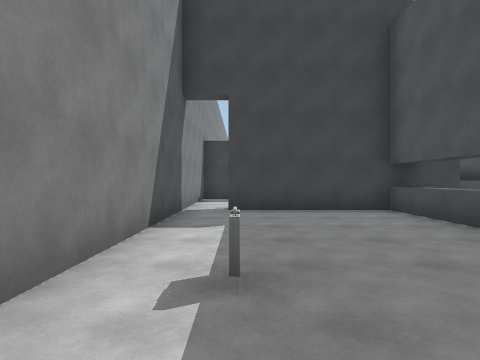
View 1 (above)

24 first-person views from a walk through a scene from a Unity 3-D project. The camera is 1.3 m above the floor, looks level and sees 75° across. The floor is counted in squares, 2 m on a side. Each view is taken from the middle of a square. On the plan, view 1 faces up. The plan holds only what a view shows up to about 10 squares ahead; the rest is blank. The place goes on beyond the plan. The player is left out.

View 2
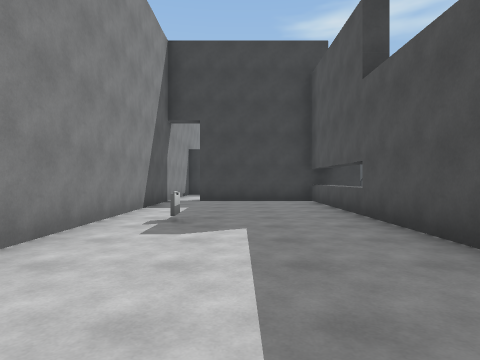

View 3
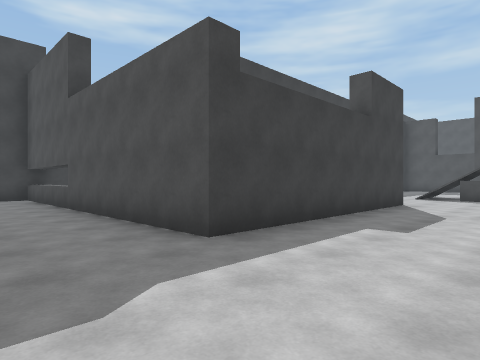

View 4
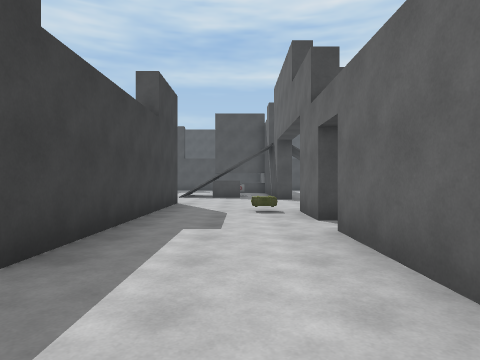

View 5
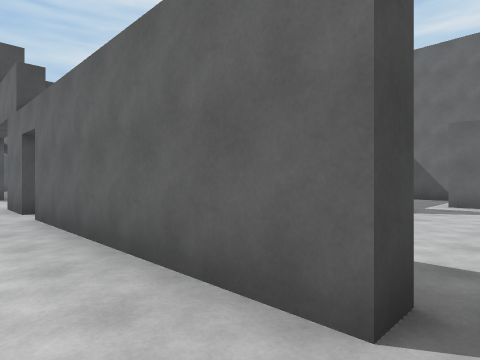

View 6
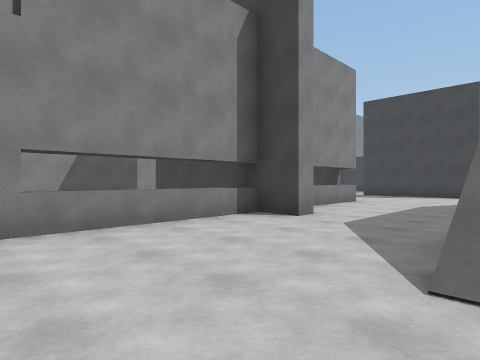

View 7
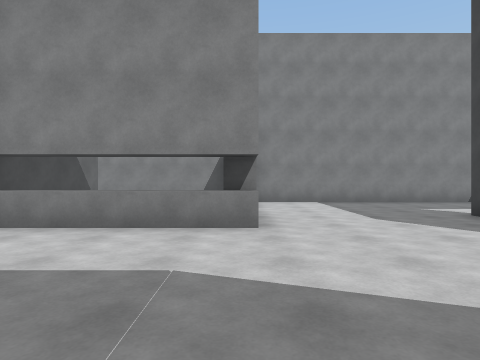

View 8
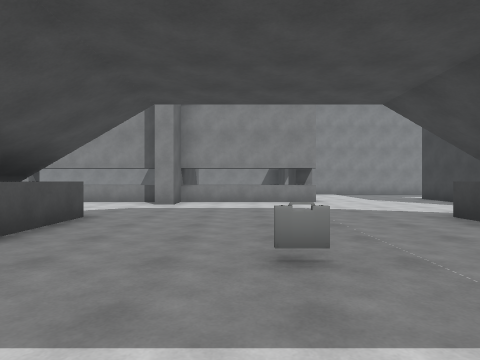

View 9
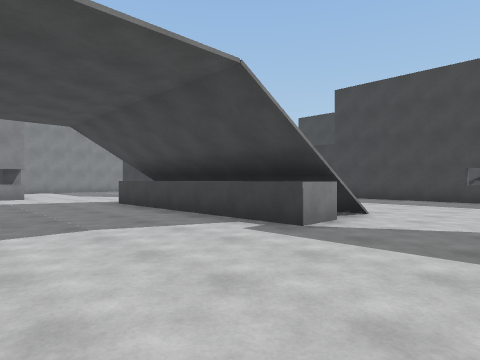

View 10
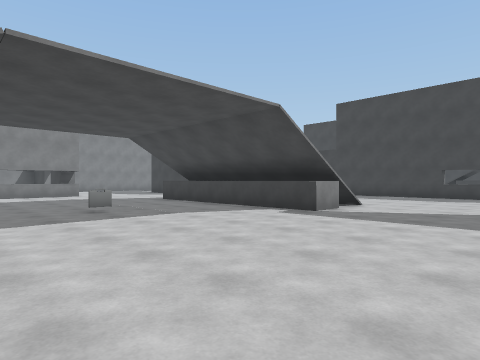

View 11
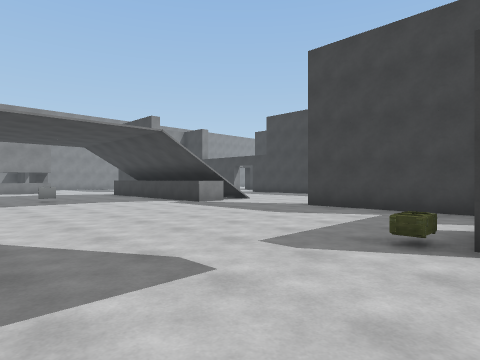

View 12
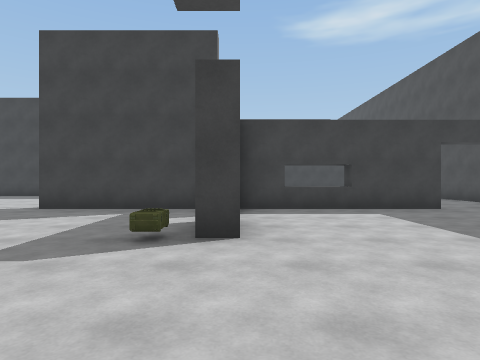

View 13
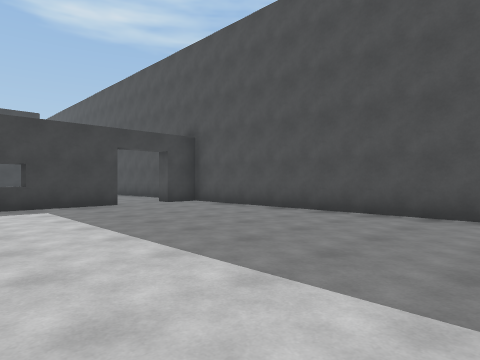

View 14
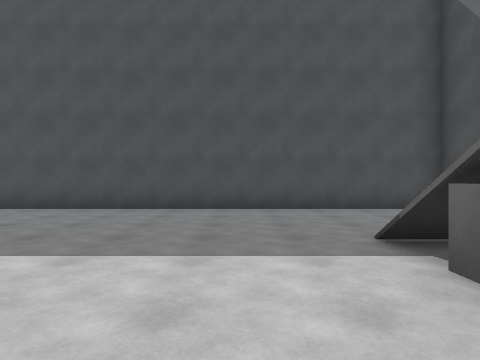

View 15
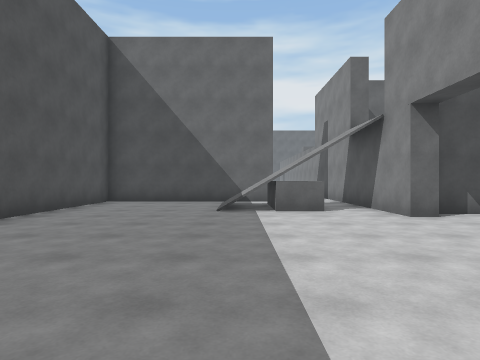

View 16
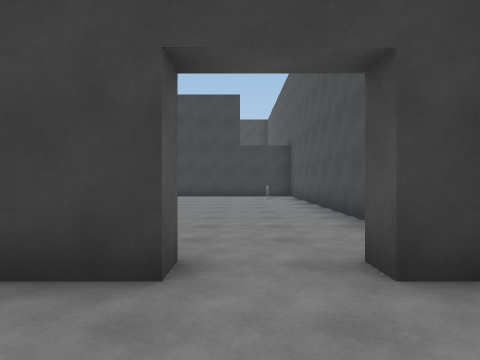

View 17
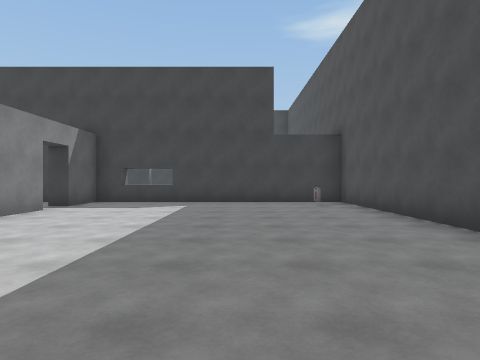

View 18
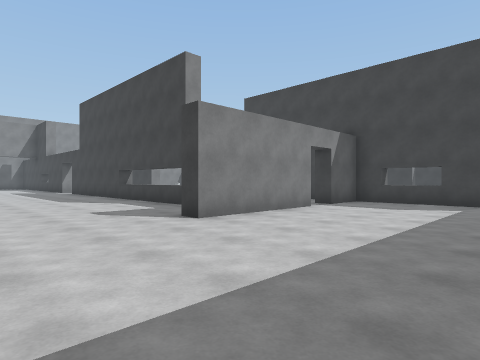

View 19
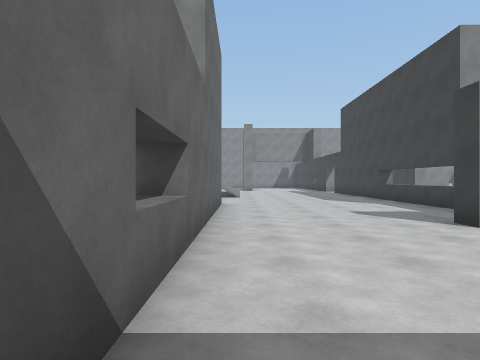

View 20
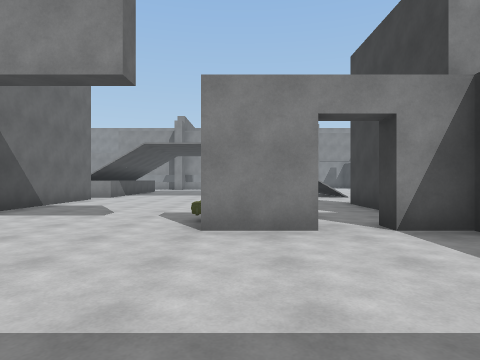

View 21
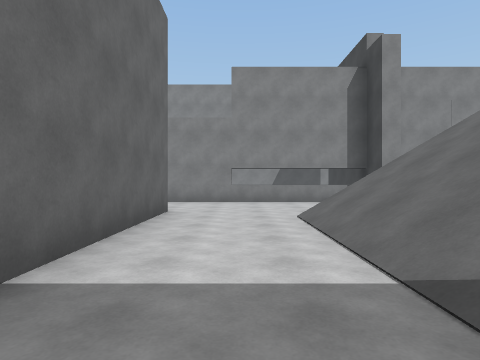

View 22
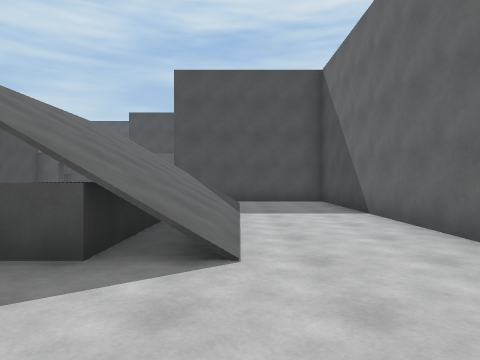

View 23
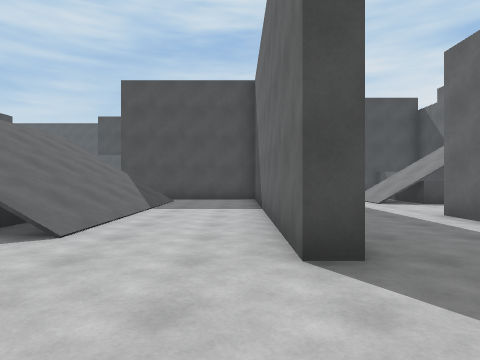

View 24
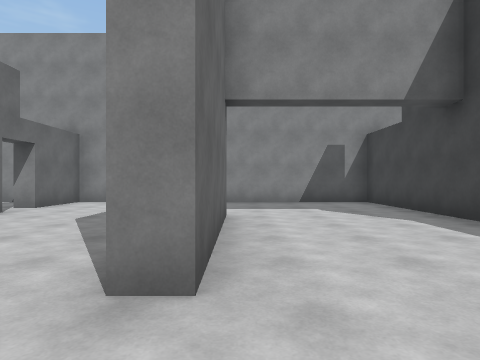

### Floor plan
Key: @ floor where view 1 was taken; # wall or solid block; x gap in a wall; . floor; / step, stairs or slope; = window, fence, low wall or low ledge; C crate; O other object.
Columns run from 2 left of view 1 to 28 right of it. Each row starts with its distance up from view 1.
 24                      x##=######
 23                       #......O#
 22                        .......#
 21                       #.......#
 20 ######         ##==== #.......#
 19 #.......      ........#.......#
 18 #........     ................#
 17 #.........     ...............#
 16 #..........    ...............#
 15 #....####.     /..............#
 14 #........       ...######=##..#
 13 #.........//////.......x......#
 12 #.........//////.......x......#
 11 ###.##.................#......#
 10 #..  =................C.......#
  9 #..  =......O.................#
  8 #..  =........................#
  7 #.#####...//// /..............#
  6 #....=....////// #######......#
  5 #....=....////// #     #///...#
  4 #....=....//////.#     #///...#
  3 #....=...........#     # .....#
  2 #.O..#...........#     #  #####
  1 #....#...#########
  0 #.@..#  .....
 -1  ....#   ......
 -2   ...#######...//
 -3    ............//
 -4  ............. //
 -5  ........C...
 -6  .#####xx##
 -7  ..
 -8  ..
 -9   .
-10   ..
-11   ..
-12   ..
-13   #.
-14    ..
-15    ..
-16    ##

Positions as (right, up) in squares from view 1, and headings:
1: (0, 0), facing up
2: (1, -3), facing up
3: (1, -5), facing up-right
4: (1, -4), facing right
5: (-1, -4), facing down-right
6: (8, 2), facing up-left
7: (8, 11), facing left
8: (13, 9), facing left
9: (16, 9), facing up-left
10: (17, 7), facing up-left
11: (21, 7), facing up-left
12: (21, 7), facing up
13: (22, 6), facing up-right
14: (21, 7), facing right
15: (24, 12), facing down
16: (26, 12), facing up
17: (25, 15), facing up
18: (25, 15), facing up-left
19: (25, 15), facing left
20: (25, 11), facing left
21: (13, 3), facing left
22: (5, 4), facing right
23: (4, 2), facing right
24: (8, 16), facing left
